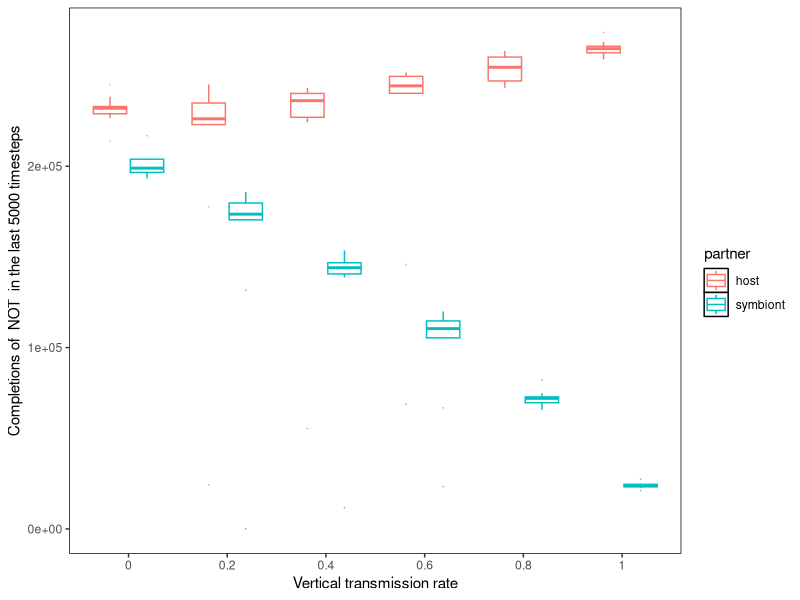
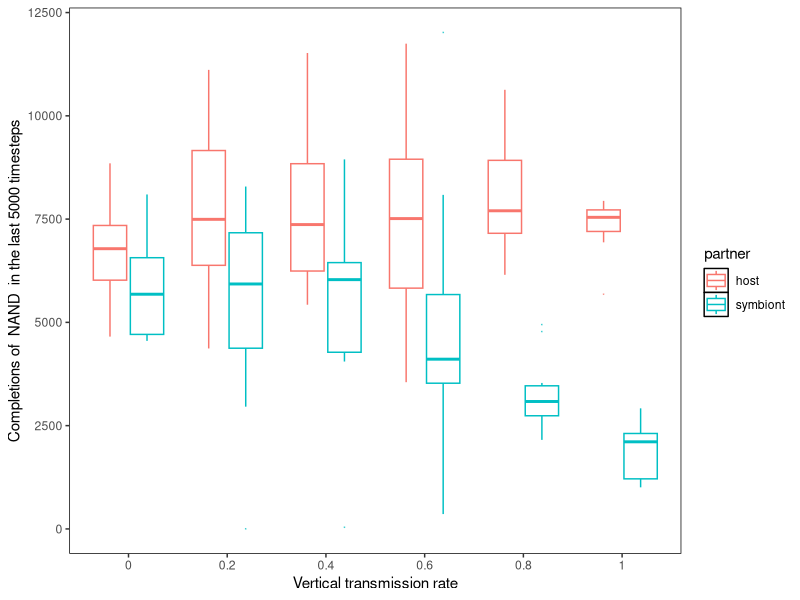
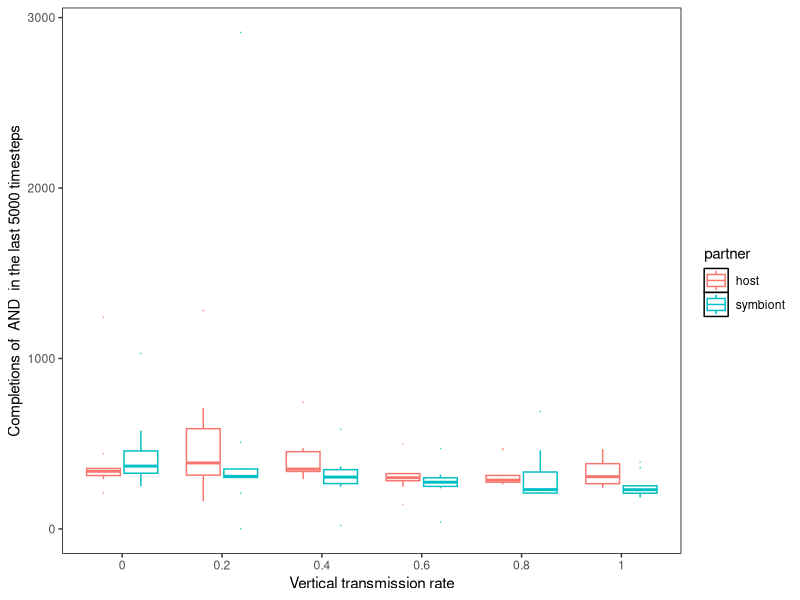
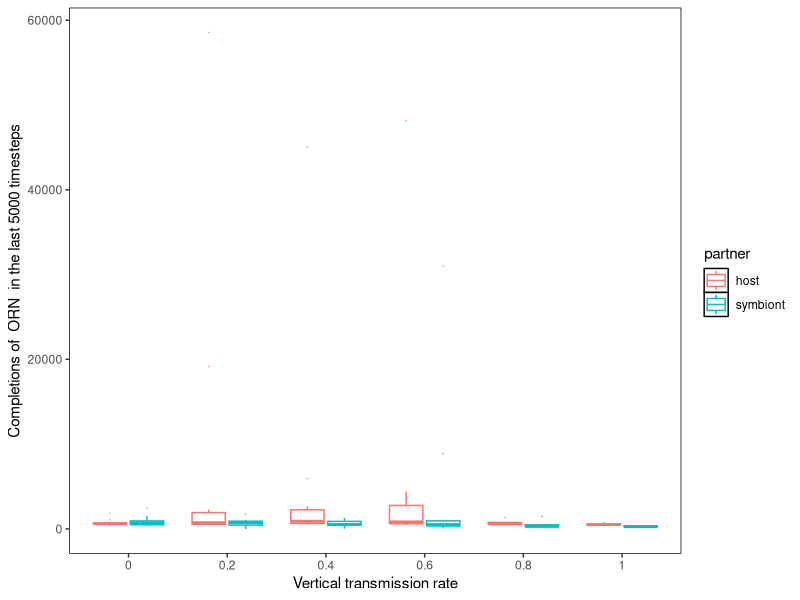
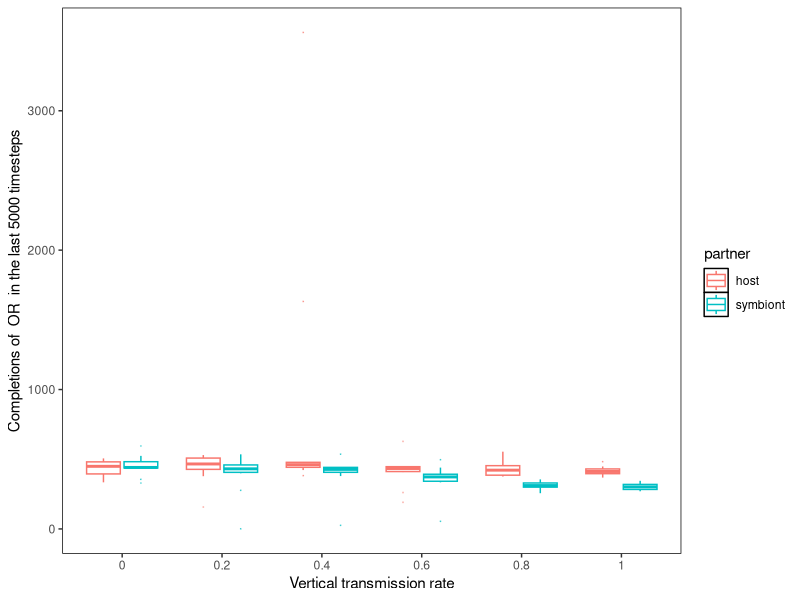
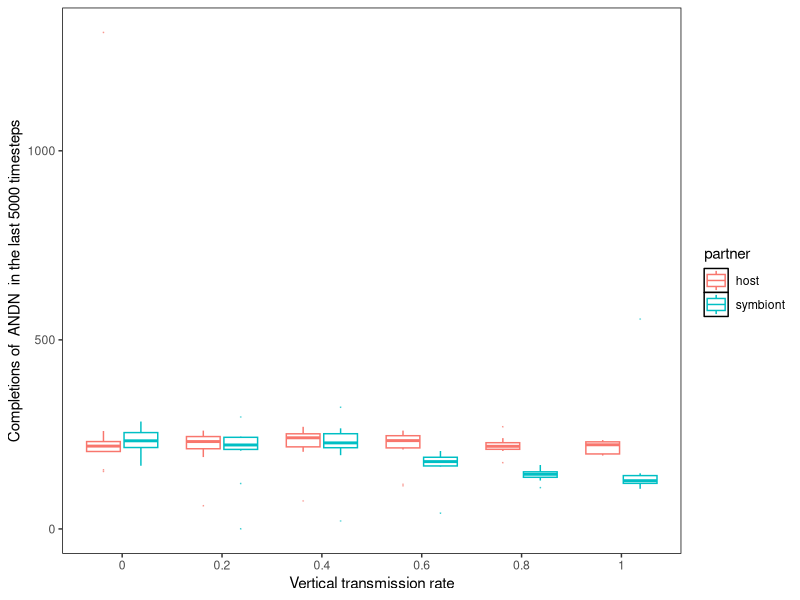
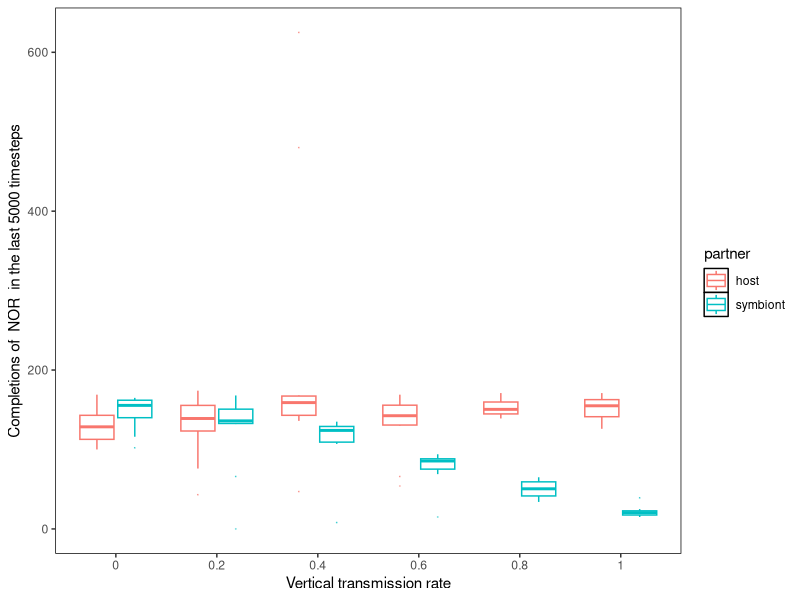
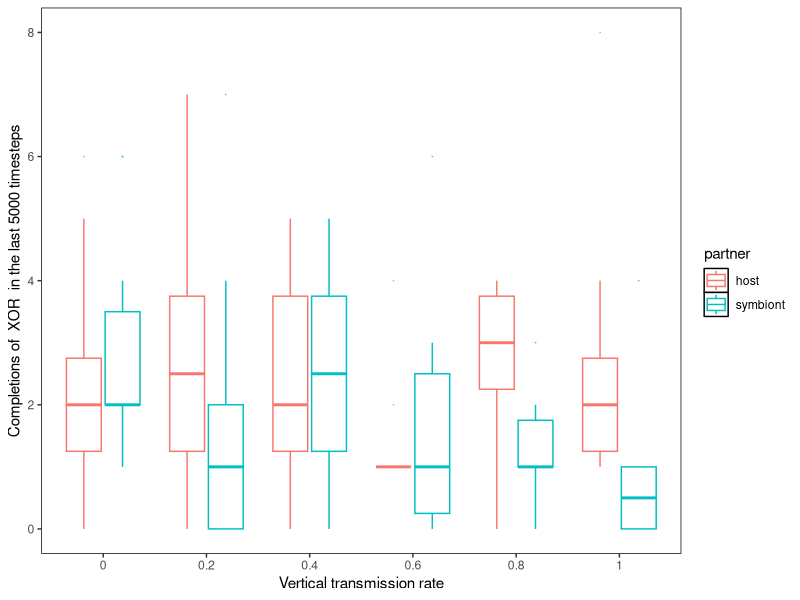

Reproduce these figures in R, in order.
require(ggplot2)
library(viridis)

#Set your working directory to the Analysis folder for your project

#Read in the data
initial_data <- read.csv("munged_tasks.csv", h=T)
final_update <- subset(initial_data, update == "50000")

plot <- function(name, task) {
    #Plot the host and symbiont interaction values by vertical transmission rate
    ggplot(data=final_update, aes(x=factor(as.character(vert), levels=unique(vert)), y={{ name }}, color=partner)) +
    	geom_boxplot(alpha=0.5, outlier.size=0, orientation="x") +
        ylab(paste("Completions of ", task, " in the last 5000 timesteps")) +
    	xlab("Vertical transmission rate") +
    	theme(panel.background = element_rect(fill='white', colour='black')) +
    	theme(panel.grid.major = element_blank(), panel.grid.minor = element_blank()) +
    	guides(fill=FALSE)
    	#ylim(0,400000) +
    	#scale_color_manual(name="", values=viridis(2))
    	#facet_wrap(~inflow)
}

plot(task_NOT, "NOT")
plot(task_NAND, "NAND")
plot(task_AND, "AND")
plot(task_ORN, "ORN")
plot(task_OR, "OR")
plot(task_ANDN, "ANDN")
plot(task_NOR, "NOR")
plot(task_XOR, "XOR")
plot(task_EQU, "EQU")


ggplot(data=subset(final_update, partner == "symbiont"), aes(x=factor(as.character(vert), levels=unique(vert)), y=donated)) +
	geom_boxplot(alpha=0.5, outlier.size=0, orientation="x") +
    ylab("Proportion of symbiont resources donated") +
	xlab("Vertical transmission rate") +
	theme(panel.background = element_rect(fill='white', colour='black')) +
	theme(panel.grid.major = element_blank(), panel.grid.minor = element_blank()) +
	guides(fill=FALSE)
	#ylim(0,400000) +
	#scale_color_manual(name="", values=viridis(2))
	#facet_wrap(~inflow)
